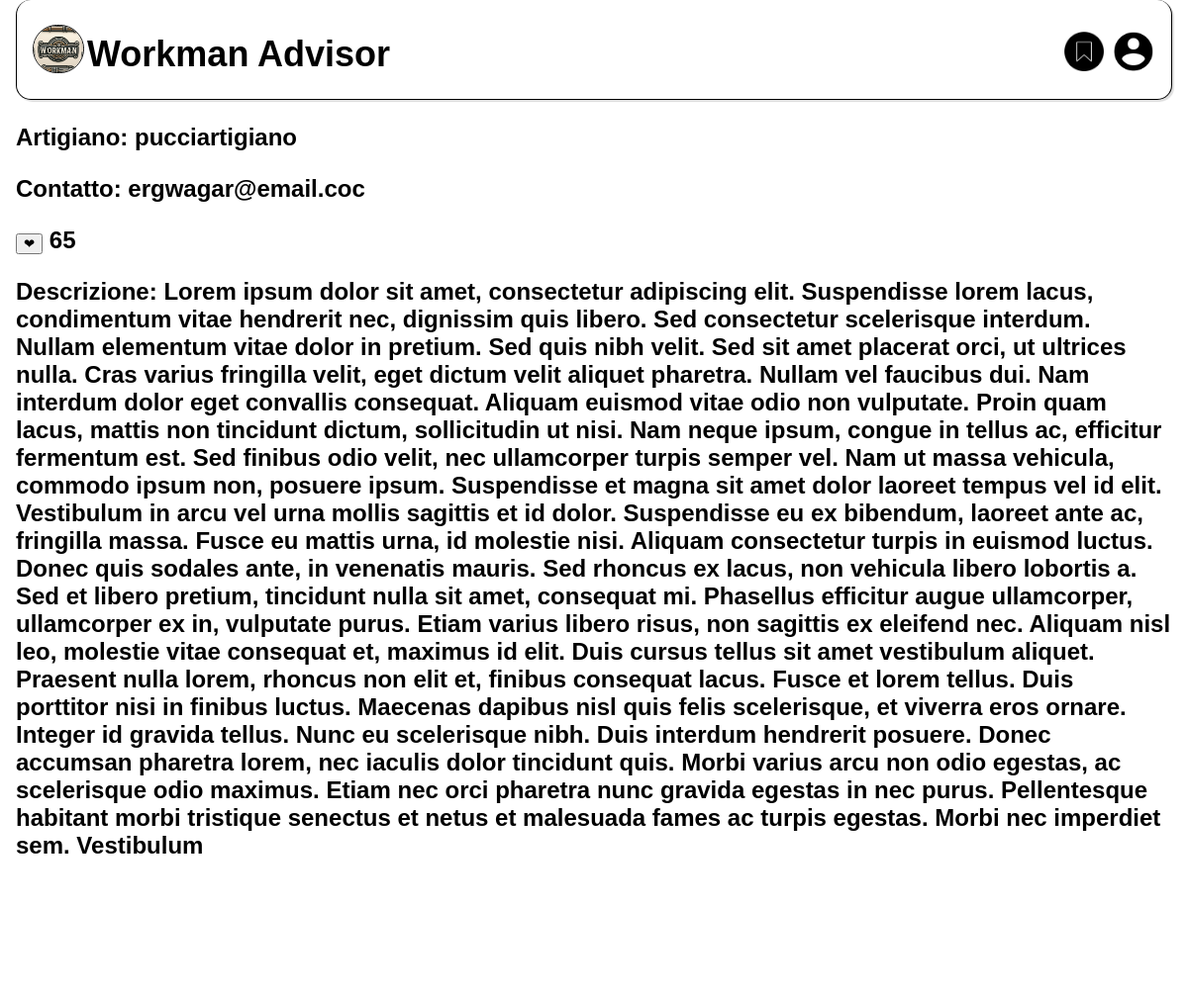
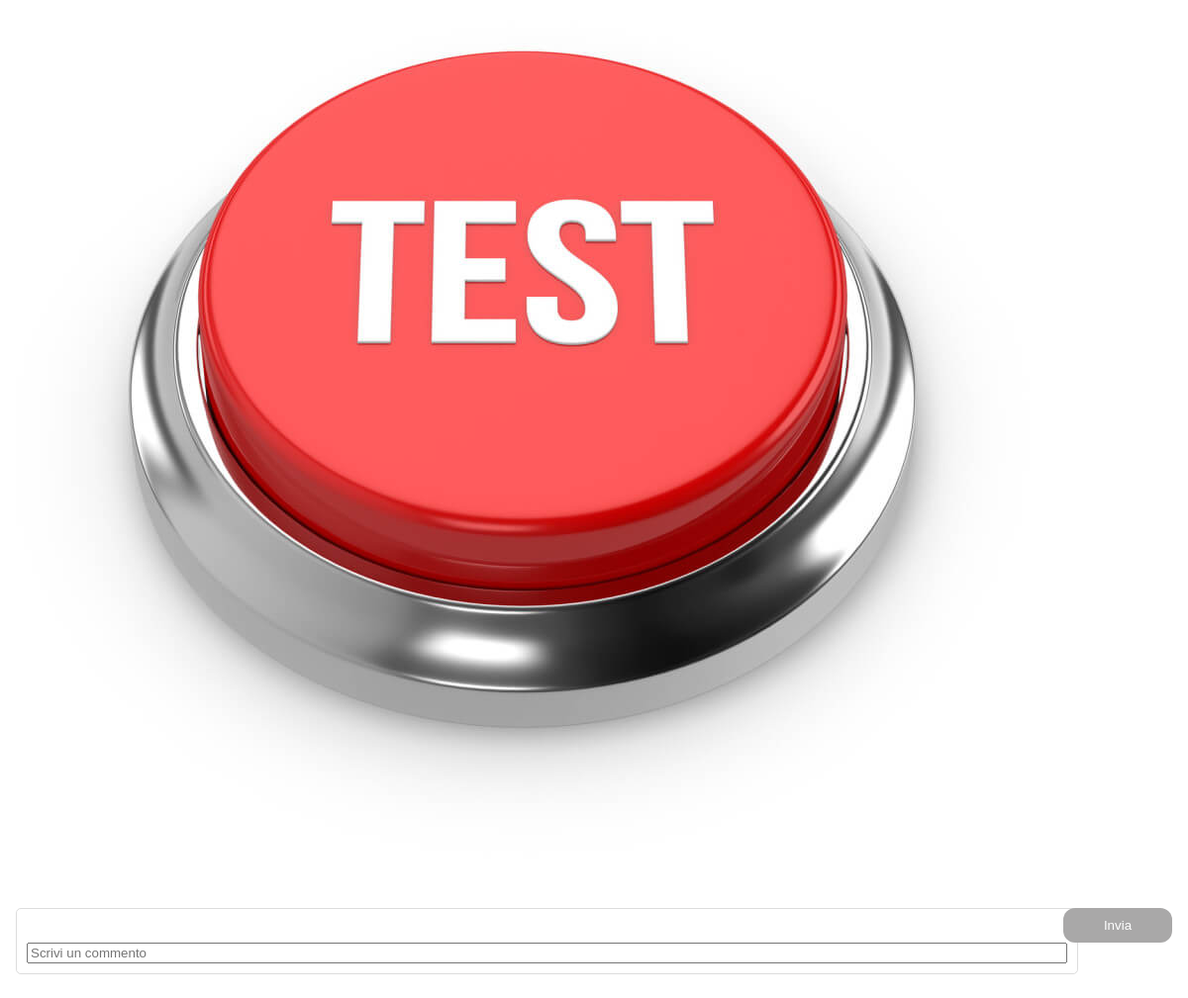
The page /bottega.php?codice=2 on the database its author committed (2 pictures, top to bottom).
### tables this page shows
CREATE TABLE `bottega` (
  `ID_bottega` int(30) NOT NULL,
  `email` varchar(50) NOT NULL,
  `orario` varchar(50) NOT NULL,
  `nome` varchar(50) NOT NULL,
  `indirizzo` varchar(50) NOT NULL,
  `città` varchar(60) NOT NULL,
  `descrizione` varchar(2000) NOT NULL,
  `num_like` int(11) NOT NULL
);

CREATE TABLE `account` (
  `username` varchar(30) NOT NULL,
  `email` varchar(50) NOT NULL,
  `password` varchar(40) NOT NULL,
  `immagine` longblob DEFAULT NULL,
  `artigiano` tinyint(1) NOT NULL
);

### bottega.php (the view, shortened to what this page needs)
<?php
    if (isset($_GET['codice'])) {
        $idBottega=$_GET["codice"];
    }
    $conn = new mysqli("localhost", "root", "", "progettogpo");
    $sql = "SELECT nome FROM bottega WHERE ID_bottega=$idBottega";
    $result = mysqli_query($conn, $sql);
    if ($row = mysqli_fetch_assoc($result)) {
        $nome=$row["nome"];
    }
?>
<html>
<head>
    <link rel="stylesheet" href="stili/stile_bottega.css">
</head>
<body>
    <header>
        <div class="header-content">
            <a href="home.php" class="logo-link">
                <img src="img/logo.jpeg" alt="Logo" class="logo">
            </a>
            <div class="h1"><h1> Workman Advisor </h1></div>
        </div>
        <a href="account.php" class="account-link">
            <img src="img/account.png" alt="Icona Account" style="width: 40px;">
        </a>
        <a href="salvati.php" class="salvati-link">
            <img src="img/salvati.png" alt="Icona Salvati" style="width: 40px;">
        </a>
    </header>
    <?php
        $sql = "SELECT bottega.orario, bottega.num_like, bottega.indirizzo, bottega.città, bottega.descrizione, account.username, account.email
                FROM bottega
                INNER JOIN account ON account.email=bottega.email
                WHERE bottega.ID_bottega=$idBottega";
        $sql_img = "  SELECT immagine.image
                        FROM bottega, immagine
                        WHERE bottega.ID_bottega=immagine.ID_bottega AND bottega.ID_bottega=$idBottega";
        $result = mysqli_query($conn, $sql);
        $result_img = mysqli_query($conn, $sql_img);
        if($row = mysqli_fetch_assoc($result)) {
            echo "<h2 class='titolo' " . $nome. "</h2>";
            echo "  <div class='container info'>";
            echo "      <div class='container ambito'>";
            echo "          <p>Artigiano: " . $row["username"] . "</p>";
            echo "          <p>Contatto: " . $row["email"] . "</p>";
            echo "      </div>";
            echo "      <div class='container likes'>";
            echo "          <button class='like-button' id='myButton_".$idBottega."' data-codice='".$idBottega."'>&#10084;</button>";
            echo "          <span class='like-count'>" . $row["num_like"] . "</span>";
            echo "      </div>";
            echo "      <div class='container descrizione'>";
            echo "          <p>Descrizione: " . $row["descrizione"] . "</p>";
            echo "      </div>";
            echo "  </div>";
            echo "  <div class='container image'>";
        }
        else{
            echo "errore, bottega non trovata";
        }
        if (mysqli_num_rows($result_img) > 0) {
            while($row = mysqli_fetch_assoc($result_img)) {
                echo "<img class='mySlides' src='immagini/".$row["image"] ."' alt='Immagine della bottega'>";
            }
        }
        else{
            echo "immagini non trovate";
        }
        echo "</div>";
    ?>
    <form method="post" action="commento.php?codice=<?php echo $idBottega;?>" class="commenti">
        <input type="submit" value="Invia" class="input">
        <div class="testo">
            <input type="text" maxlength="500" id="commento" name="commento" required placeholder="Scrivi un commento" style="width:100%">
        </div>
    </form>
</body>
</html>

### stili/stile_bottega.css (style rules this page uses)
body { font-family: 'Verdana', sans-serif; margin: 0; padding-left: 1rem; padding-right: 1rem; }
.testo { width: 90%; margin: 10px 0; padding: 10px; border: 1.5px solid #ddd; border-radius: 5px; }
.input { width: 110px; padding: 10px; background-color: #a9a8a8; color: white; border: none; border-radius: 12px; cursor: pointer; transition: background-color 0.3s; float: right; }
.account-link { position: absolute; top: 32px; right: 35px; width: auto; height: 36px; }
.salvati-link { position: absolute; top: 32px; right: 85px; width: auto; height: 36px; }
header { height: 100px; width: 100%-1rem; background-color: #ffffff; border: 1px solid black; border-top: transparent; border-radius: 15px; box-shadow: 2px 2px 1px #dedede; padding-left:1rem; margin-bottom: 1rem; }
.h1 { font-size: 18px; padding-top: 10px; }
.logo-link { float: left; margin-top: 25px; width: auto; height: auto; margin-right: 3px; }
.logo { width: 50px; height: auto; border-radius: 25px; border: 1px solid black; }

### rows shown on the page
bottega: email.username "pucciartigiano", email.email "ergwagar@email.coc", num_like "65", descrizione "Lorem ipsum dolor sit amet, consectetur adipiscing elit. Suspendisse lorem lacus, condimentum vitae hendrerit nec, dignissim quis libero. Sed consectetur scelerisque interdum. Nullam elementum vitae dolor in pretium. Sed quis nibh velit. Sed sit amet placerat orci, ut ultrices nulla. Cras varius fringilla velit, eget dictum velit aliquet pharetra. Nullam vel faucibus dui. Nam interdum dolor eget convallis consequat. Aliquam euismod vitae odio non vulputate. Proin quam lacus, mattis non tincidunt dictum, sollicitudin ut nisi. Nam neque ipsum, congue in tellus ac, efficitur fermentum est. Sed finibus odio velit, nec ullamcorper turpis semper vel. Nam ut massa vehicula, commodo ipsum non,…"
